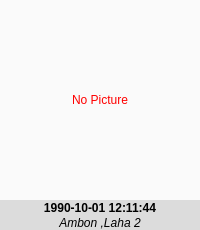
<?xml version="1.0" encoding="UTF-8"?>
<ui version="4.0">
 <class>widgetRoot</class>
 <widget class="QWidget" name="widgetRoot">
  <property name="geometry">
   <rect>
    <x>0</x>
    <y>0</y>
    <width>200</width>
    <height>230</height>
   </rect>
  </property>
  <property name="sizePolicy">
   <sizepolicy hsizetype="Expanding" vsizetype="Expanding">
    <horstretch>0</horstretch>
    <verstretch>0</verstretch>
   </sizepolicy>
  </property>
  <property name="windowTitle">
   <string>Form</string>
  </property>
  <layout class="QVBoxLayout" name="verticalLayout">
   <property name="spacing">
    <number>0</number>
   </property>
   <property name="leftMargin">
    <number>0</number>
   </property>
   <property name="topMargin">
    <number>0</number>
   </property>
   <property name="rightMargin">
    <number>0</number>
   </property>
   <property name="bottomMargin">
    <number>0</number>
   </property>
   <item>
    <widget class="QLabel" name="labelPic">
     <property name="sizePolicy">
      <sizepolicy hsizetype="Expanding" vsizetype="Expanding">
       <horstretch>0</horstretch>
       <verstretch>0</verstretch>
      </sizepolicy>
     </property>
     <property name="minimumSize">
      <size>
       <width>0</width>
       <height>0</height>
      </size>
     </property>
     <property name="maximumSize">
      <size>
       <width>16777215</width>
       <height>16777215</height>
      </size>
     </property>
     <property name="styleSheet">
      <string notr="true">background-color: rgb(250, 250, 250); color: Red;</string>
     </property>
     <property name="frameShape">
      <enum>QFrame::NoFrame</enum>
     </property>
     <property name="frameShadow">
      <enum>QFrame::Plain</enum>
     </property>
     <property name="midLineWidth">
      <number>0</number>
     </property>
     <property name="text">
      <string>No Picture</string>
     </property>
     <property name="alignment">
      <set>Qt::AlignCenter</set>
     </property>
    </widget>
   </item>
   <item>
    <widget class="QLabel" name="labelDatetime">
     <property name="sizePolicy">
      <sizepolicy hsizetype="Expanding" vsizetype="Fixed">
       <horstretch>0</horstretch>
       <verstretch>0</verstretch>
      </sizepolicy>
     </property>
     <property name="minimumSize">
      <size>
       <width>0</width>
       <height>15</height>
      </size>
     </property>
     <property name="maximumSize">
      <size>
       <width>16777215</width>
       <height>15</height>
      </size>
     </property>
     <property name="font">
      <font>
       <bold>true</bold>
      </font>
     </property>
     <property name="styleSheet">
      <string notr="true">background-color: rgb(220, 220, 220); color: black;</string>
     </property>
     <property name="frameShape">
      <enum>QFrame::NoFrame</enum>
     </property>
     <property name="frameShadow">
      <enum>QFrame::Plain</enum>
     </property>
     <property name="text">
      <string>1990-10-01 12:11:44</string>
     </property>
     <property name="scaledContents">
      <bool>true</bool>
     </property>
     <property name="alignment">
      <set>Qt::AlignCenter</set>
     </property>
    </widget>
   </item>
   <item>
    <widget class="QLabel" name="labelDiveSite">
     <property name="sizePolicy">
      <sizepolicy hsizetype="Expanding" vsizetype="Fixed">
       <horstretch>0</horstretch>
       <verstretch>0</verstretch>
      </sizepolicy>
     </property>
     <property name="minimumSize">
      <size>
       <width>0</width>
       <height>15</height>
      </size>
     </property>
     <property name="maximumSize">
      <size>
       <width>16777215</width>
       <height>15</height>
      </size>
     </property>
     <property name="font">
      <font>
       <italic>true</italic>
       <bold>false</bold>
      </font>
     </property>
     <property name="styleSheet">
      <string notr="true">background-color: rgb(220, 220, 220); color: black;</string>
     </property>
     <property name="frameShape">
      <enum>QFrame::NoFrame</enum>
     </property>
     <property name="frameShadow">
      <enum>QFrame::Plain</enum>
     </property>
     <property name="text">
      <string>Ambon ,Laha 2</string>
     </property>
     <property name="scaledContents">
      <bool>true</bool>
     </property>
     <property name="alignment">
      <set>Qt::AlignCenter</set>
     </property>
    </widget>
   </item>
  </layout>
 </widget>
 <resources/>
 <connections/>
</ui>
